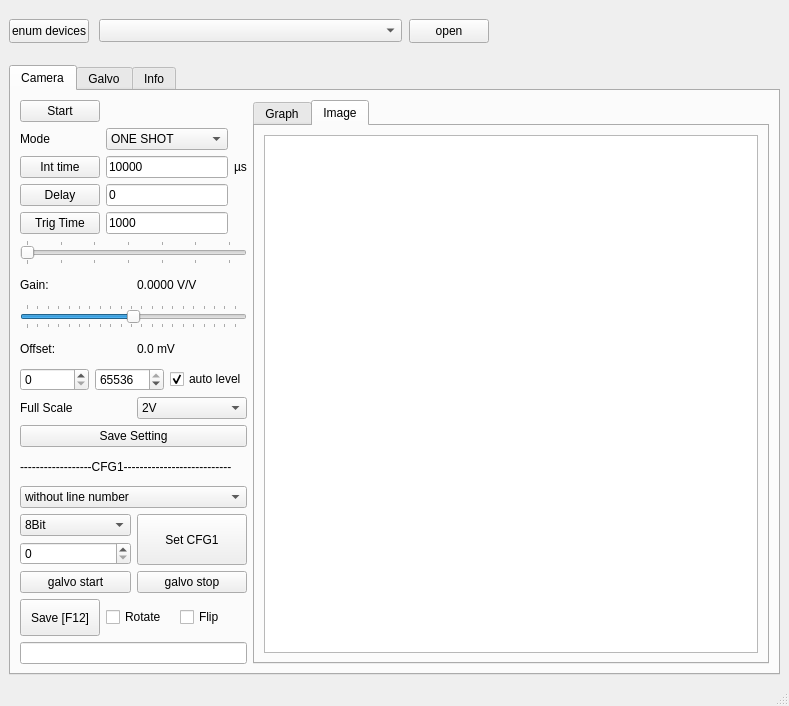
<?xml version="1.0" encoding="UTF-8"?>
<ui version="4.0">
 <class>MainWindow</class>
 <widget class="QMainWindow" name="MainWindow">
  <property name="geometry">
   <rect>
    <x>0</x>
    <y>0</y>
    <width>789</width>
    <height>706</height>
   </rect>
  </property>
  <property name="windowTitle">
   <string>MainWindow</string>
  </property>
  <widget class="QWidget" name="centralwidget">
   <layout class="QVBoxLayout" name="verticalLayout">
    <item>
     <widget class="QWidget" name="widget" native="true">
      <property name="sizePolicy">
       <sizepolicy hsizetype="Ignored" vsizetype="Minimum">
        <horstretch>0</horstretch>
        <verstretch>0</verstretch>
       </sizepolicy>
      </property>
      <property name="minimumSize">
       <size>
        <width>0</width>
        <height>50</height>
       </size>
      </property>
      <property name="maximumSize">
       <size>
        <width>1111</width>
        <height>1111</height>
       </size>
      </property>
      <property name="baseSize">
       <size>
        <width>33</width>
        <height>0</height>
       </size>
      </property>
      <widget class="QPushButton" name="btn_enum">
       <property name="geometry">
        <rect>
         <x>0</x>
         <y>10</y>
         <width>80</width>
         <height>24</height>
        </rect>
       </property>
       <property name="sizePolicy">
        <sizepolicy hsizetype="Fixed" vsizetype="Fixed">
         <horstretch>0</horstretch>
         <verstretch>0</verstretch>
        </sizepolicy>
       </property>
       <property name="text">
        <string>enum devices</string>
       </property>
      </widget>
      <widget class="QComboBox" name="cb_devices">
       <property name="geometry">
        <rect>
         <x>90</x>
         <y>10</y>
         <width>303</width>
         <height>23</height>
        </rect>
       </property>
       <property name="sizePolicy">
        <sizepolicy hsizetype="Fixed" vsizetype="Fixed">
         <horstretch>0</horstretch>
         <verstretch>0</verstretch>
        </sizepolicy>
       </property>
       <property name="minimumSize">
        <size>
         <width>0</width>
         <height>0</height>
        </size>
       </property>
       <property name="maximumSize">
        <size>
         <width>303</width>
         <height>23</height>
        </size>
       </property>
       <property name="sizeIncrement">
        <size>
         <width>0</width>
         <height>0</height>
        </size>
       </property>
       <property name="baseSize">
        <size>
         <width>14</width>
         <height>13</height>
        </size>
       </property>
      </widget>
      <widget class="QPushButton" name="btn_open">
       <property name="geometry">
        <rect>
         <x>400</x>
         <y>10</y>
         <width>80</width>
         <height>24</height>
        </rect>
       </property>
       <property name="sizePolicy">
        <sizepolicy hsizetype="Fixed" vsizetype="Fixed">
         <horstretch>0</horstretch>
         <verstretch>0</verstretch>
        </sizepolicy>
       </property>
       <property name="text">
        <string>open</string>
       </property>
      </widget>
     </widget>
    </item>
    <item>
     <widget class="QTabWidget" name="tabWidget">
      <property name="sizePolicy">
       <sizepolicy hsizetype="Expanding" vsizetype="Expanding">
        <horstretch>1</horstretch>
        <verstretch>1</verstretch>
       </sizepolicy>
      </property>
      <property name="currentIndex">
       <number>0</number>
      </property>
      <widget class="QWidget" name="tab_cam">
       <attribute name="title">
        <string>Camera</string>
       </attribute>
       <layout class="QFormLayout" name="formLayout_2">
        <item row="0" column="0">
         <layout class="QVBoxLayout" name="verticalLayout_4">
          <item>
           <layout class="QGridLayout" name="gridLayout_2">
            <item row="1" column="0">
             <widget class="QLabel" name="label_2">
              <property name="text">
               <string>Mode</string>
              </property>
             </widget>
            </item>
            <item row="2" column="1">
             <widget class="QLineEdit" name="ed_inttime">
              <property name="text">
               <string>10000</string>
              </property>
             </widget>
            </item>
            <item row="1" column="1">
             <widget class="QComboBox" name="cb_mode">
              <item>
               <property name="text">
                <string>ONE SHOT</string>
               </property>
              </item>
              <item>
               <property name="text">
                <string>EXT. TRIGGER</string>
               </property>
              </item>
              <item>
               <property name="text">
                <string>FREE RUNNING</string>
               </property>
              </item>
              <item>
               <property name="text">
                <string>EXT. EXP. CTRL</string>
               </property>
              </item>
              <item>
               <property name="text">
                <string>SOFT TRIGGER</string>
               </property>
              </item>
             </widget>
            </item>
            <item row="4" column="1">
             <widget class="QLineEdit" name="ed_trigtime">
              <property name="text">
               <string>1000</string>
              </property>
             </widget>
            </item>
            <item row="3" column="0">
             <widget class="QPushButton" name="btn_delay">
              <property name="text">
               <string>Delay</string>
              </property>
             </widget>
            </item>
            <item row="4" column="0">
             <widget class="QPushButton" name="btn_trigtime">
              <property name="text">
               <string>Trig Time</string>
              </property>
             </widget>
            </item>
            <item row="3" column="1">
             <widget class="QLineEdit" name="ed_delay">
              <property name="text">
               <string>0</string>
              </property>
             </widget>
            </item>
            <item row="0" column="0">
             <widget class="QPushButton" name="btn_start">
              <property name="text">
               <string>Start</string>
              </property>
             </widget>
            </item>
            <item row="2" column="0">
             <widget class="QPushButton" name="btn_inttime">
              <property name="text">
               <string>Int time</string>
              </property>
             </widget>
            </item>
            <item row="2" column="2">
             <widget class="QLabel" name="label_16">
              <property name="text">
               <string>µs</string>
              </property>
             </widget>
            </item>
           </layout>
          </item>
          <item>
           <widget class="QSlider" name="hs_gain">
            <property name="maximum">
             <number>63</number>
            </property>
            <property name="orientation">
             <enum>Qt::Horizontal</enum>
            </property>
            <property name="tickPosition">
             <enum>QSlider::TicksBothSides</enum>
            </property>
            <property name="tickInterval">
             <number>10</number>
            </property>
           </widget>
          </item>
          <item>
           <layout class="QHBoxLayout" name="horizontalLayout_3">
            <item>
             <widget class="QLabel" name="label_17">
              <property name="text">
               <string>Gain:</string>
              </property>
             </widget>
            </item>
            <item>
             <widget class="QLabel" name="lb_gain">
              <property name="text">
               <string>0.0000 V/V</string>
              </property>
             </widget>
            </item>
           </layout>
          </item>
          <item>
           <widget class="QSlider" name="hs_offset">
            <property name="minimum">
             <number>-255</number>
            </property>
            <property name="maximum">
             <number>255</number>
            </property>
            <property name="orientation">
             <enum>Qt::Horizontal</enum>
            </property>
            <property name="tickPosition">
             <enum>QSlider::TicksBothSides</enum>
            </property>
            <property name="tickInterval">
             <number>25</number>
            </property>
           </widget>
          </item>
          <item>
           <layout class="QHBoxLayout" name="horizontalLayout_4">
            <item>
             <widget class="QLabel" name="label_12">
              <property name="text">
               <string>Offset:</string>
              </property>
             </widget>
            </item>
            <item>
             <widget class="QLabel" name="lb_offset">
              <property name="text">
               <string>0.0 mV</string>
              </property>
             </widget>
            </item>
           </layout>
          </item>
          <item>
           <layout class="QHBoxLayout" name="horizontalLayout_5">
            <item>
             <widget class="QDoubleSpinBox" name="sb_thresh_lower">
              <property name="decimals">
               <number>0</number>
              </property>
              <property name="maximum">
               <double>65536.000000000000000</double>
              </property>
              <property name="singleStep">
               <double>100.000000000000000</double>
              </property>
             </widget>
            </item>
            <item>
             <widget class="QDoubleSpinBox" name="sb_thresh_upper">
              <property name="decimals">
               <number>0</number>
              </property>
              <property name="maximum">
               <double>65536.000000000000000</double>
              </property>
              <property name="singleStep">
               <double>100.000000000000000</double>
              </property>
              <property name="value">
               <double>65536.000000000000000</double>
              </property>
             </widget>
            </item>
            <item>
             <widget class="QCheckBox" name="chb_autolevels">
              <property name="text">
               <string>auto level</string>
              </property>
              <property name="checked">
               <bool>true</bool>
              </property>
              <property name="tristate">
               <bool>false</bool>
              </property>
             </widget>
            </item>
           </layout>
          </item>
          <item>
           <layout class="QHBoxLayout" name="horizontalLayout">
            <item>
             <widget class="QLabel" name="label_15">
              <property name="text">
               <string>Full Scale</string>
              </property>
             </widget>
            </item>
            <item>
             <widget class="QComboBox" name="cb_fullscale">
              <item>
               <property name="text">
                <string>2V</string>
               </property>
              </item>
              <item>
               <property name="text">
                <string>4V</string>
               </property>
              </item>
             </widget>
            </item>
           </layout>
          </item>
          <item>
           <widget class="QPushButton" name="btn_savesettings">
            <property name="text">
             <string>Save Setting</string>
            </property>
           </widget>
          </item>
          <item>
           <widget class="QLabel" name="label_14">
            <property name="text">
             <string>------------------CFG1---------------------------</string>
            </property>
           </widget>
          </item>
          <item>
           <widget class="QComboBox" name="cb_imagenum">
            <item>
             <property name="text">
              <string>without line number</string>
             </property>
            </item>
            <item>
             <property name="text">
              <string>with line number</string>
             </property>
            </item>
           </widget>
          </item>
          <item>
           <layout class="QHBoxLayout" name="horizontalLayout_2">
            <item>
             <layout class="QVBoxLayout" name="verticalLayout_3">
              <item>
               <widget class="QComboBox" name="cb_168BitMode">
                <item>
                 <property name="text">
                  <string>8Bit</string>
                 </property>
                </item>
                <item>
                 <property name="text">
                  <string>16Bit</string>
                 </property>
                </item>
               </widget>
              </item>
              <item>
               <widget class="QSpinBox" name="sb_numframes"/>
              </item>
             </layout>
            </item>
            <item>
             <widget class="QPushButton" name="pb_CFG1">
              <property name="sizePolicy">
               <sizepolicy hsizetype="Minimum" vsizetype="Minimum">
                <horstretch>0</horstretch>
                <verstretch>0</verstretch>
               </sizepolicy>
              </property>
              <property name="text">
               <string>Set CFG1</string>
              </property>
             </widget>
            </item>
           </layout>
          </item>
          <item>
           <layout class="QHBoxLayout" name="horizontalLayout_6">
            <item>
             <widget class="QPushButton" name="btn_galvo_start2">
              <property name="text">
               <string>galvo start</string>
              </property>
             </widget>
            </item>
            <item>
             <widget class="QPushButton" name="btn_galvo_stop2">
              <property name="text">
               <string>galvo stop</string>
              </property>
             </widget>
            </item>
           </layout>
          </item>
          <item>
           <layout class="QHBoxLayout" name="horizontalLayout_7">
            <item>
             <widget class="QPushButton" name="btn_save_imgView">
              <property name="sizePolicy">
               <sizepolicy hsizetype="Minimum" vsizetype="Fixed">
                <horstretch>0</horstretch>
                <verstretch>1</verstretch>
               </sizepolicy>
              </property>
              <property name="minimumSize">
               <size>
                <width>0</width>
                <height>37</height>
               </size>
              </property>
              <property name="text">
               <string>Save [F12]</string>
              </property>
              <property name="shortcut">
               <string>F12</string>
              </property>
             </widget>
            </item>
            <item>
             <widget class="QCheckBox" name="chb_Rot">
              <property name="text">
               <string>Rotate</string>
              </property>
             </widget>
            </item>
            <item>
             <widget class="QCheckBox" name="chb_Flip">
              <property name="text">
               <string>Flip</string>
              </property>
             </widget>
            </item>
           </layout>
          </item>
          <item>
           <widget class="QLineEdit" name="le_comment"/>
          </item>
         </layout>
        </item>
        <item row="0" column="1">
         <widget class="QTabWidget" name="tabWidget_2">
          <property name="minimumSize">
           <size>
            <width>0</width>
            <height>0</height>
           </size>
          </property>
          <property name="sizeIncrement">
           <size>
            <width>0</width>
            <height>0</height>
           </size>
          </property>
          <property name="currentIndex">
           <number>1</number>
          </property>
          <widget class="QWidget" name="tab_5">
           <attribute name="title">
            <string>Graph</string>
           </attribute>
           <layout class="QGridLayout" name="gridLayout">
            <item row="0" column="0">
             <widget class="QWidget" name="plotwidget" native="true"/>
            </item>
           </layout>
          </widget>
          <widget class="QWidget" name="tab_6">
           <attribute name="title">
            <string>Image</string>
           </attribute>
           <layout class="QGridLayout" name="gridLayout_3">
            <item row="0" column="0">
             <widget class="ImageView" name="graphicsView"/>
            </item>
           </layout>
          </widget>
         </widget>
        </item>
       </layout>
      </widget>
      <widget class="QWidget" name="tab_gv">
       <attribute name="title">
        <string>Galvo</string>
       </attribute>
       <widget class="QPushButton" name="btn_galvo_start">
        <property name="geometry">
         <rect>
          <x>40</x>
          <y>40</y>
          <width>75</width>
          <height>23</height>
         </rect>
        </property>
        <property name="text">
         <string>Start</string>
        </property>
       </widget>
       <widget class="QPushButton" name="btn_galvo_stop">
        <property name="geometry">
         <rect>
          <x>160</x>
          <y>40</y>
          <width>75</width>
          <height>23</height>
         </rect>
        </property>
        <property name="text">
         <string>Stop</string>
        </property>
       </widget>
       <widget class="QWidget" name="formLayoutWidget_2">
        <property name="geometry">
         <rect>
          <x>40</x>
          <y>80</y>
          <width>160</width>
          <height>126</height>
         </rect>
        </property>
        <layout class="QFormLayout" name="formLayout_3">
         <item row="0" column="0">
          <widget class="QLabel" name="label_13">
           <property name="text">
            <string>Frequency</string>
           </property>
          </widget>
         </item>
         <item row="1" column="0">
          <widget class="QLabel" name="label_18">
           <property name="text">
            <string>Amplitude</string>
           </property>
          </widget>
         </item>
         <item row="2" column="0">
          <widget class="QLabel" name="label_19">
           <property name="text">
            <string>Offset</string>
           </property>
          </widget>
         </item>
         <item row="1" column="1">
          <widget class="QDoubleSpinBox" name="dbsb_amp">
           <property name="maximum">
            <double>10.000000000000000</double>
           </property>
           <property name="singleStep">
            <double>0.100000000000000</double>
           </property>
           <property name="value">
            <double>2.500000000000000</double>
           </property>
          </widget>
         </item>
         <item row="2" column="1">
          <widget class="QDoubleSpinBox" name="dbsb_offset">
           <property name="minimum">
            <double>-10.000000000000000</double>
           </property>
           <property name="maximum">
            <double>10.000000000000000</double>
           </property>
           <property name="singleStep">
            <double>0.100000000000000</double>
           </property>
           <property name="value">
            <double>0.000000000000000</double>
           </property>
          </widget>
         </item>
         <item row="3" column="0">
          <widget class="QLabel" name="label_20">
           <property name="text">
            <string>Sampling Rate</string>
           </property>
          </widget>
         </item>
         <item row="4" column="0">
          <widget class="QLabel" name="label_21">
           <property name="text">
            <string>Sample Number</string>
           </property>
          </widget>
         </item>
         <item row="3" column="1">
          <widget class="QSpinBox" name="sb_smpRate">
           <property name="maximum">
            <number>10000</number>
           </property>
           <property name="value">
            <number>1900</number>
           </property>
          </widget>
         </item>
         <item row="4" column="1">
          <widget class="QSpinBox" name="sb_smpNr">
           <property name="maximum">
            <number>10000</number>
           </property>
           <property name="value">
            <number>1000</number>
           </property>
          </widget>
         </item>
         <item row="0" column="1">
          <widget class="QDoubleSpinBox" name="dbsb_freq">
           <property name="value">
            <double>1.000000000000000</double>
           </property>
          </widget>
         </item>
        </layout>
       </widget>
       <widget class="QWidget" name="formLayoutWidget_3">
        <property name="geometry">
         <rect>
          <x>40</x>
          <y>240</y>
          <width>160</width>
          <height>80</height>
         </rect>
        </property>
        <layout class="QFormLayout" name="formLayout_4">
         <item row="0" column="0">
          <widget class="QLabel" name="label_22">
           <property name="text">
            <string>CamTrigger</string>
           </property>
          </widget>
         </item>
         <item row="0" column="1">
          <widget class="QLabel" name="label_23">
           <property name="text">
            <string>...</string>
           </property>
          </widget>
         </item>
         <item row="1" column="0">
          <widget class="QLabel" name="label_24">
           <property name="text">
            <string>Sampling Rate</string>
           </property>
          </widget>
         </item>
         <item row="1" column="1">
          <widget class="QSpinBox" name="cb_smpRateCam"/>
         </item>
        </layout>
       </widget>
      </widget>
      <widget class="QWidget" name="tab_info">
       <attribute name="title">
        <string>Info</string>
       </attribute>
       <widget class="QPushButton" name="btn_getinfo">
        <property name="geometry">
         <rect>
          <x>30</x>
          <y>30</y>
          <width>80</width>
          <height>24</height>
         </rect>
        </property>
        <property name="text">
         <string>Get Info</string>
        </property>
       </widget>
       <widget class="QWidget" name="formLayoutWidget">
        <property name="geometry">
         <rect>
          <x>29</x>
          <y>70</y>
          <width>341</width>
          <height>286</height>
         </rect>
        </property>
        <layout class="QFormLayout" name="formLayout">
         <item row="0" column="0">
          <widget class="QLabel" name="label">
           <property name="text">
            <string>Vendor:</string>
           </property>
          </widget>
         </item>
         <item row="0" column="1">
          <widget class="QLabel" name="lb_vendor">
           <property name="text">
            <string>---</string>
           </property>
          </widget>
         </item>
         <item row="1" column="0">
          <widget class="QLabel" name="label_3">
           <property name="text">
            <string>Product:</string>
           </property>
          </widget>
         </item>
         <item row="1" column="1">
          <widget class="QLabel" name="lb_product">
           <property name="text">
            <string>---</string>
           </property>
          </widget>
         </item>
         <item row="2" column="0">
          <widget class="QLabel" name="label_4">
           <property name="text">
            <string>Serial no.:</string>
           </property>
          </widget>
         </item>
         <item row="2" column="1">
          <widget class="QLabel" name="lb_serial">
           <property name="text">
            <string>---</string>
           </property>
          </widget>
         </item>
         <item row="3" column="0">
          <widget class="Line" name="line">
           <property name="sizePolicy">
            <sizepolicy hsizetype="Expanding" vsizetype="Expanding">
             <horstretch>0</horstretch>
             <verstretch>0</verstretch>
            </sizepolicy>
           </property>
           <property name="minimumSize">
            <size>
             <width>0</width>
             <height>11</height>
            </size>
           </property>
           <property name="maximumSize">
            <size>
             <width>5</width>
             <height>5</height>
            </size>
           </property>
           <property name="sizeIncrement">
            <size>
             <width>5</width>
             <height>5</height>
            </size>
           </property>
           <property name="baseSize">
            <size>
             <width>5</width>
             <height>5</height>
            </size>
           </property>
           <property name="orientation">
            <enum>Qt::Horizontal</enum>
           </property>
          </widget>
         </item>
         <item row="4" column="0">
          <widget class="QLabel" name="label_5">
           <property name="text">
            <string>Pixel count:</string>
           </property>
          </widget>
         </item>
         <item row="4" column="1">
          <widget class="QLabel" name="lb_pixel">
           <property name="text">
            <string>---</string>
           </property>
          </widget>
         </item>
         <item row="5" column="0">
          <widget class="QLabel" name="label_6">
           <property name="text">
            <string>Sensor:</string>
           </property>
          </widget>
         </item>
         <item row="5" column="1">
          <widget class="QLabel" name="lb_sensor">
           <property name="text">
            <string>---</string>
           </property>
          </widget>
         </item>
         <item row="6" column="0">
          <widget class="QLabel" name="label_7">
           <property name="text">
            <string>MCU Sensor:</string>
           </property>
          </widget>
         </item>
         <item row="6" column="1">
          <widget class="QLabel" name="lb_mcu2sensor">
           <property name="text">
            <string>---</string>
           </property>
          </widget>
         </item>
         <item row="7" column="0">
          <widget class="QLabel" name="label_8">
           <property name="text">
            <string>PacketLength:</string>
           </property>
          </widget>
         </item>
         <item row="7" column="1">
          <widget class="QLabel" name="lb_mcu2packet">
           <property name="text">
            <string>---</string>
           </property>
          </widget>
         </item>
         <item row="9" column="0">
          <widget class="QLabel" name="label_9">
           <property name="text">
            <string>Custom:</string>
           </property>
          </widget>
         </item>
         <item row="9" column="1">
          <widget class="QLabel" name="lb_custom">
           <property name="text">
            <string>---</string>
           </property>
          </widget>
         </item>
         <item row="10" column="0">
          <widget class="QLabel" name="label_10">
           <property name="text">
            <string>FW Version:</string>
           </property>
          </widget>
         </item>
         <item row="10" column="1">
          <widget class="QLabel" name="lb_mcu1version">
           <property name="text">
            <string>---</string>
           </property>
          </widget>
         </item>
         <item row="11" column="0">
          <widget class="QLabel" name="label_11">
           <property name="text">
            <string>Lib Version:</string>
           </property>
          </widget>
         </item>
         <item row="11" column="1">
          <widget class="QLabel" name="lb_libversion">
           <property name="text">
            <string>---</string>
           </property>
          </widget>
         </item>
         <item row="8" column="0">
          <widget class="Line" name="line_2">
           <property name="minimumSize">
            <size>
             <width>0</width>
             <height>11</height>
            </size>
           </property>
           <property name="orientation">
            <enum>Qt::Horizontal</enum>
           </property>
          </widget>
         </item>
        </layout>
       </widget>
      </widget>
     </widget>
    </item>
   </layout>
  </widget>
  <widget class="QMenuBar" name="menuBar">
   <property name="geometry">
    <rect>
     <x>0</x>
     <y>0</y>
     <width>789</width>
     <height>21</height>
    </rect>
   </property>
  </widget>
  <widget class="QStatusBar" name="statusBar"/>
 </widget>
 <customwidgets>
  <customwidget>
   <class>ImageView</class>
   <extends>QGraphicsView</extends>
   <header>pyqtgraph</header>
  </customwidget>
 </customwidgets>
 <resources/>
 <connections/>
</ui>
